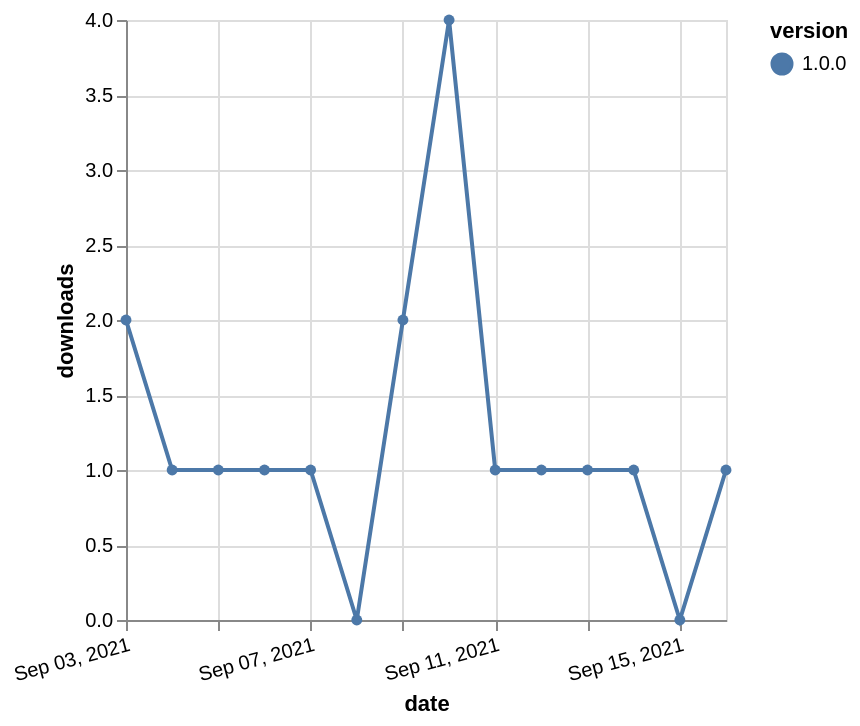

Vega-Lite specification for this chart:
### Vega-Lite specification from a JSON file in a GitHub repository (floating-point values rounded to 4 significant figures)
{"$schema": "https://vega.github.io/schema/vega-lite/v5.json", "description": "A simple bar chart with embedded data.", "data": {"values": [{"date": "2021-09-03", "total": 127, "delta": 2, "version": "1.0.0"}, {"date": "2021-09-04", "total": 128, "delta": 1, "version": "1.0.0"}, {"date": "2021-09-05", "total": 129, "delta": 1, "version": "1.0.0"}, {"date": "2021-09-06", "total": 130, "delta": 1, "version": "1.0.0"}, {"date": "2021-09-07", "total": 131, "delta": 1, "version": "1.0.0"}, {"date": "2021-09-08", "total": 131, "delta": 0, "version": "1.0.0"}, {"date": "2021-09-09", "total": 133, "delta": 2, "version": "1.0.0"}, {"date": "2021-09-10", "total": 137, "delta": 4, "version": "1.0.0"}, {"date": "2021-09-11", "total": 138, "delta": 1, "version": "1.0.0"}, {"date": "2021-09-12", "total": 139, "delta": 1, "version": "1.0.0"}, {"date": "2021-09-13", "total": 140, "delta": 1, "version": "1.0.0"}, {"date": "2021-09-14", "total": 141, "delta": 1, "version": "1.0.0"}, {"date": "2021-09-15", "total": 141, "delta": 0, "version": "1.0.0"}, {"date": "2021-09-16", "total": 142, "delta": 1, "version": "1.0.0"}]}, "width": "container", "mark": {"type": "line", "point": {"filled": true}}, "encoding": {"x": {"field": "date", "type": "temporal", "timeUnit": "yearmonthdate", "title": "date", "axis": {"labelAngle": -15}}, "y": {"field": "delta", "type": "quantitative", "title": "downloads"}, "color": {"field": "version", "type": "nominal"}, "tooltip": {"field": "delta"}}}
